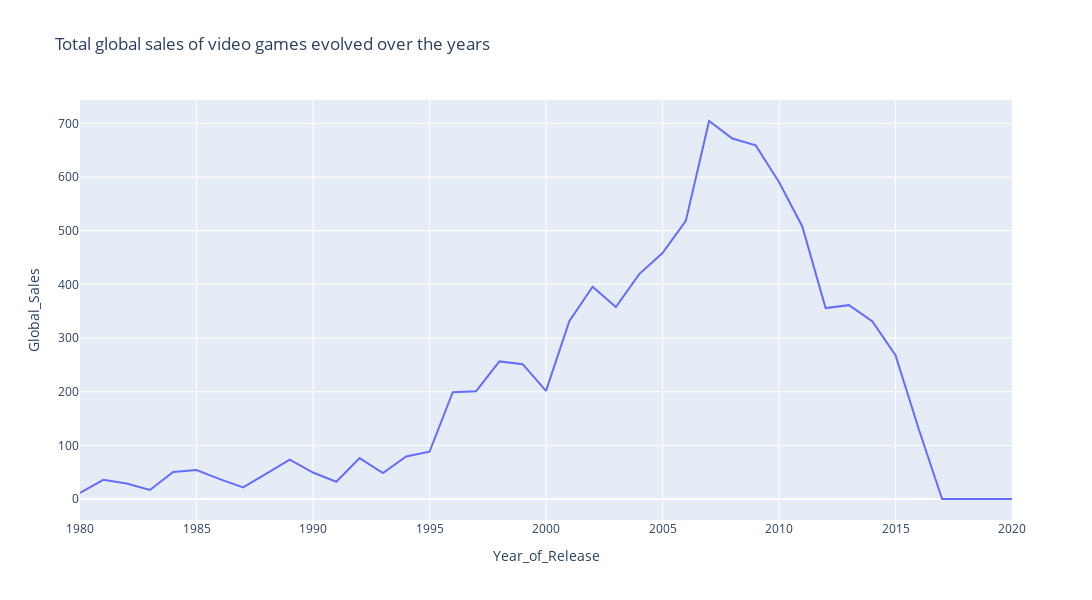

The cell this chart's notebook holds for it:
### Markdown cell above
How has the total global sales of video games evolved over the years in the "vgsales"
dataset? Create a line plot to visualize the trend.

### Code cell
global_sale = vgsales_data.groupby('Year_of_Release')['Global_Sales'].sum().reset_index()
fig = px.line(global_sale,x='Year_of_Release',y='Global_Sales',
              title='Total global sales of video games evolved over the years', width=1200, height=600)
fig.show()

### Figure 1 — Plotly figure (JSON) as saved in the notebook; plotly's stock layout.template omitted (floating-point values rounded to 4 significant figures)
{"data": [{"hovertemplate": "Year_of_Release=%{x}<br>Global_Sales=%{y}<extra></extra>", "legendgroup": "", "line": {"color": "#636efa", "dash": "solid"}, "marker": {"symbol": "circle"}, "mode": "lines", "name": "", "orientation": "v", "showlegend": false, "type": "scatter", "x": [1980, 1981, 1982, 1983, 1984, 1985, 1986, 1987, 1988, 1989, 1990, 1991, 1992, 1993, 1994, 1995, 1996, 1997, 1998, 1999, 2000, 2001, 2002, 2003, 2004, 2005, 2006, 2007, 2008, 2009, 2010, 2011, 2012, 2013, 2014, 2015, 2016, 2017, 2020], "xaxis": "x", "y": [11.38, 35.77, 28.86, 16.79, 50.36, 53.94, 37.07, 21.74, 47.22, 73.45, 49.39, 32.23, 76.17, 48.4, 79.18, 88.11, 199.2, 201.0, 256.4, 251.2, 201.6, 331.5, 395.5, 357.8, 419.1, 458.3, 518.2, 704.3, 671.8, 658.9, 590.6, 507.8, 355.8, 361.2, 331.5, 268.1, 130.1, 0.06, 0.29], "yaxis": "y"}], "layout": {"height": 600, "legend": {"tracegroupgap": 0}, "title": {"text": "Total global sales of video games evolved over the years"}, "width": 1200, "xaxis": {"anchor": "y", "domain": [0, 1], "title": {"text": "Year_of_Release"}}, "yaxis": {"anchor": "x", "domain": [0, 1], "title": {"text": "Global_Sales"}}}}
